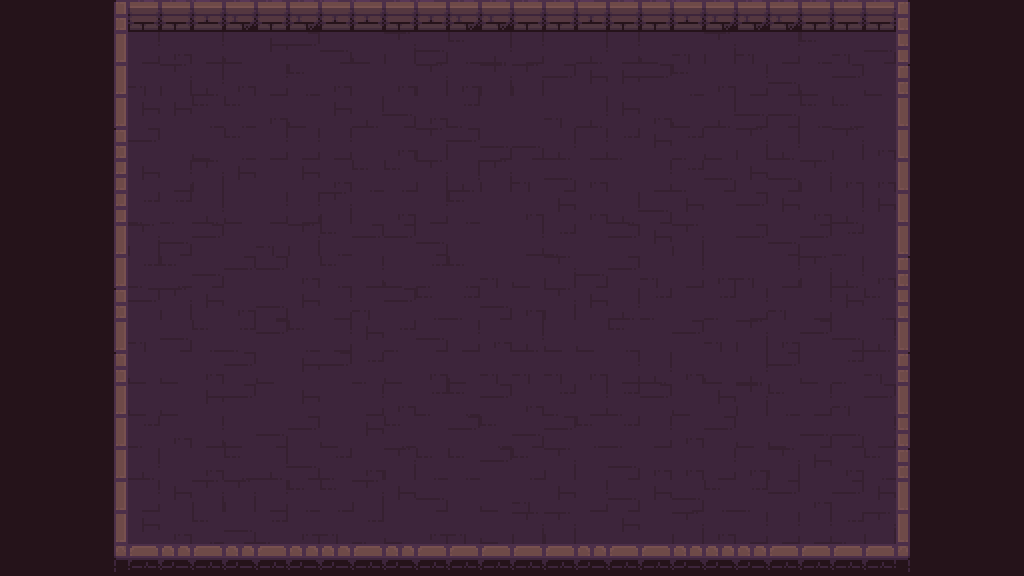

Below is a game level as drawn by its tile map, then a one-line description and the .tmx that defines it (tile-layer data replaced by summaries):
An orthogonal 32x18 tile map with 32x32 px tiles, 1 tile layer (background) and 16 objects (north_spawn, west_spawn, east_spawn, south_spawn, west_door, ...).

<map version="1.2" tiledversion="1.2.3" orientation="orthogonal" renderorder="left-up" width="32" height="18" tilewidth="32" tileheight="32" infinite="0" nextlayerid="5" nextobjectid="20">
 <tileset firstgid="1" source="room_tileset.tsx" />
 <layer id="1" name="background" width="32" height="18">
  <data>[576 cells, 576 non-empty, 31 distinct tile ids]</data>
 </layer>
 <objectgroup id="2" name="wall" visible="0">
  <object id="1" x="128" y="0" width="352" height="32" />
  <object id="2" x="544" y="0" width="352" height="32" />
  <object id="3" x="128" y="544" width="352" height="32" />
  <object id="4" x="544" y="544" width="352" height="32" />
  <object id="5" x="96" y="32" width="32" height="224" />
  <object id="7" x="96" y="320" width="32" height="224" />
  <object id="8" x="896" y="32" width="32" height="224" />
  <object id="9" x="896" y="320" width="32" height="224" />
 </objectgroup>
 <objectgroup id="3" name="spawn" visible="0">
  <object id="15" name="north_spawn" x="512" y="33">
   <point />
  </object>
  <object id="16" name="west_spawn" x="129" y="288">
   <point />
  </object>
  <object id="17" name="east_spawn" x="895" y="288">
   <point />
  </object>
  <object id="18" name="south_spawn" x="512" y="543">
   <point />
  </object>
 </objectgroup>
 <objectgroup id="4" name="door" visible="0">
  <object id="10" name="west_door" x="96" y="256" width="32" height="64" />
  <object id="11" name="east_door" x="896" y="254" width="32" height="64" />
  <object id="13" name="north_door" x="480" y="0" width="64" height="32" />
  <object id="14" name="south_door" x="480" y="544" width="64" height="32" />
 </objectgroup>
</map>
